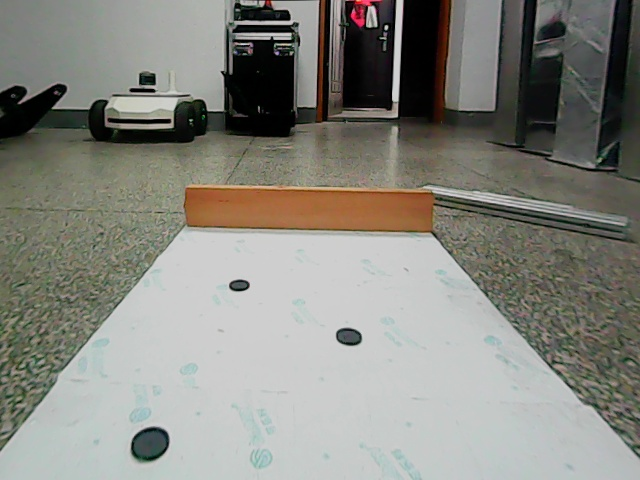
#> input picture References/PROMARE_2022/pics/pic_1.jpg, 640 x 480 px
$ python -i function.py   (imports and definitions only)
#> lines starting #> are read from the running program, lines starting #| are printed output that depends on the picture
import cv2
import numpy as np
import math
import time
from config import *
import hiwonder.ActionGroupControl as AGC  # 运行动作文件
import hiwonder.Board as Board  # 控制总线电机
import hiwonder.Camera as Camera  # 打开摄像头线程

###########运动###############
# def runAction(actNum, times=1, path="/home/pi/AiNexPro/ActionGroups/"):
#     '''
#     运行动作组
#     :param actNum: 动作组名字 ， 字符串类型
#     :param times: 运行次数，当为0时表示循环
#     :return:
#     '''
# 站立
#AGC.runAction('stand', 1, path)
#time.sleep(2)

###########摄像头云台#################
# setBusServoPulse(id, pulse, use_time)
# id：舵机id;
# pulse：位置;
# use_time：运行时间
# 19号电机：云台左右
# 20电机： 云台上下

# Board.setBusServoPulse(19, 500, 500)  # 19号舵机转到500位置，用时500ms
# time.sleep(0.5)  # 延时时间和运行时间相同

# [44 lines left out: functions for_copy, cnts_incolor, get_maxcontour, get_sumcontour, not called in this run]

# 线段中点、长度、角度计算
class line:

    point0 = []
    point1 = []

    def __init__(self, p0, p1):
        self.point0 = p0
        self.point1 = p1

    def mid_point(self):
        return (self.point0[0]+self.point1[0])//2, (self.point0[1]+self.point1[1])//2

    #距离的平方
    def length2(self):
        return math.sqrt(math.pow(self.point1[1]-self.point0[1], 2) + math.pow(self.point1[0]-self.point0[0], 2))

    # [130 lines left out: functions angle, get_box_vertex, get_cnt_vertex_top, get_cnt_vertex_bottom, center_adjustment, center_adjustment_one_step and 1 more, not called in this run]

#判断3个随机关卡的位置
def flag_choose(img,hole_color='blue',bridge_color='green',floor_color='red'):
    flags = ['hole', 'bridge', 'floor']
    areas =[]

    img_smooth = cv2.GaussianBlur(img, (3, 3), 0)
    img_transform = cv2.cvtColor(img_smooth, cv2.COLOR_BGR2LAB)

    hole_thresh = cv2.inRange(img_transform, color_range[hole_color][0], color_range[hole_color][1])
    hole_cnts, hieracy = cv2.findContours(hole_thresh, cv2.RETR_EXTERNAL, cv2.CHAIN_APPROX_NONE)
    hole_area = get_sumcontour(hole_cnts)            #选择最大轮廓还是全部轮廓
    areas.append(1.5*hole_area)

    bridge_thresh = cv2.inRange(img_transform, color_range[bridge_color][0], color_range[bridge_color][1])
    bridge_cnts, hieracy = cv2.findContours(bridge_thresh, cv2.RETR_EXTERNAL, cv2.CHAIN_APPROX_NONE)
    bridge_area = get_sumcontour(bridge_cnts)
    areas.append(1.5*bridge_area)

    floor_thresh = cv2.inRange(img_transform, color_range[floor_color][0], color_range[floor_color][1])
    floor_cnts, hieracy = cv2.findContours(floor_thresh, cv2.RETR_EXTERNAL, cv2.CHAIN_APPROX_NONE)
    floor_area = get_sumcontour(floor_cnts)
    areas.append((hole_area+bridge_area+floor_area))

    index = areas.index(max(areas))
    flag_out = flags[index]

    return flag_out

>>> import cv2
>>> picture = cv2.imread('../pics/pic_1.jpg', cv2.IMREAD_GRAYSCALE)
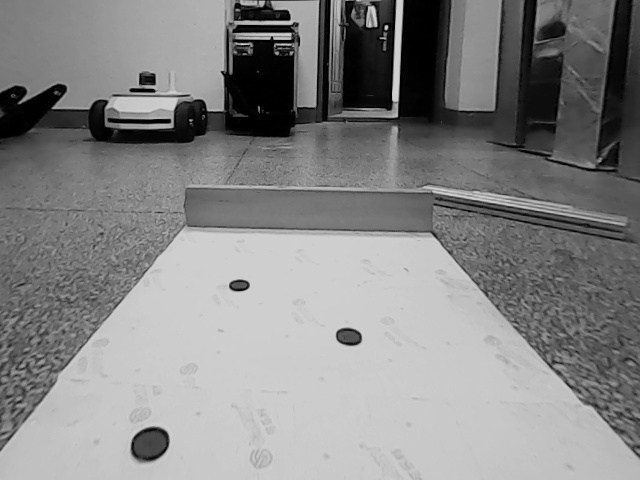
#> picture: shape (480, 640); min 0, max 212, mean 133.7
>>> result = flag_choose(picture)
#> (the run stopped early here; a loop or call above may not have finished)

$ run again, on References/PROMARE_2022/pics/pic_2.jpg
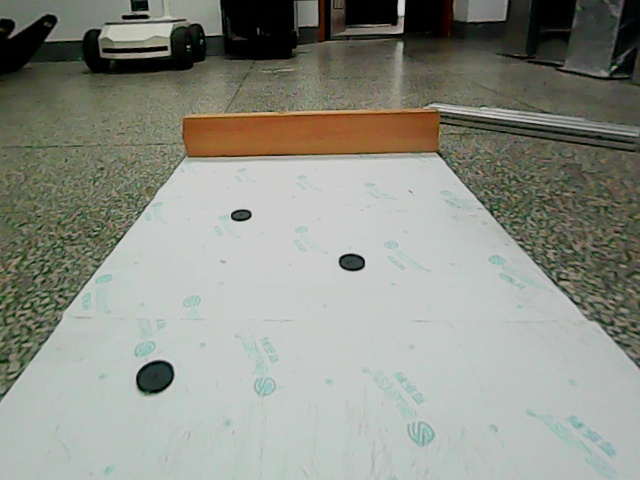
#> input picture References/PROMARE_2022/pics/pic_2.jpg, 640 x 480 px
#> `picture = cv2.imread('../pics/pic_1.jpg', cv2.IMREAD_GRAYSCALE)`:
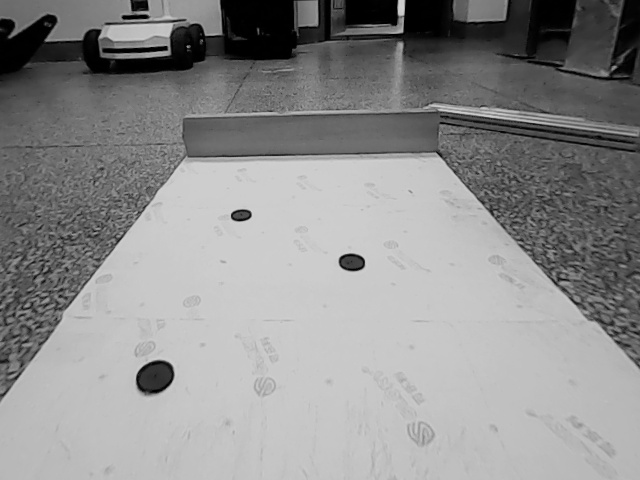
#> picture: shape (480, 640); min 0, max 211, mean 142.1
